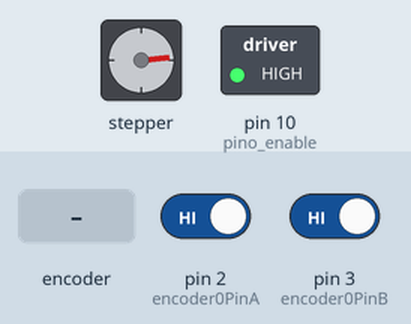
The sketch below on a simulated Arduino Uno, built with avr-gcc and run on an emulated ATmega328P. On the bench: stepper motor, switched loads named in the sketch (green lamp = pin HIGH). The inputs (shaded band) are chosen by the test bench; at power-on: pin 2 (encoder0PinA) HIGH, pin 3 (encoder0PinB) HIGH. Stepper angles assume 200 steps per turn; what the sketch prints to the serial monitor is not drawn.

Above: at 1.2 s.
1.3 s: rotary encoder on pin 2 (encoder0PinA) / pin 3 (encoder0PinB) turned 2 steps (second pin leading)
At 1.65 s:
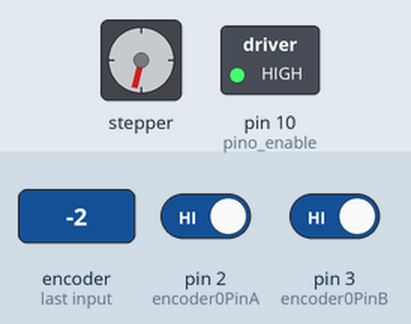
4.3 s: rotary encoder on pin 2 (encoder0PinA) / pin 3 (encoder0PinB) turned 3 steps (first pin leading)
At 4.65 s:
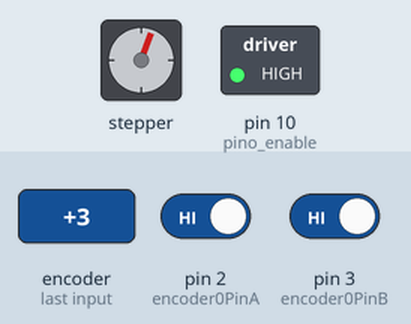
Timing chart, 0 to 13.9 s (numbered marks = the images above; inputs shaded):
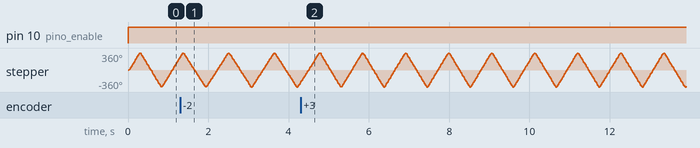

The sketch:

Integra__o_motor_encoder.ino
```cpp
 #include <AccelStepper.h>
int velocidade_motor = 1000;
int aceleracao_motor = 32000;
bool aux = 0;

int temp, counter = 0; //This variable will increase or decrease depending on the rotation of encoder

// Definicao pino ENABLE
int pino_enable = 10;

// Definicao pinos STEP e DIR
AccelStepper motor1(1,7,4 );

 int val;
 int encoder0PinA = 2;
 int encoder0PinB = 3;
 int encoder0Pos = 0;
 int encoder0PinALast = LOW;
 int n = LOW;
 int fimcurso_direita = 11;
 int fimcurso_esquerda = 12;

 void setup() {
  Serial.begin(9600);
  pinMode(pino_enable, OUTPUT);
  // Configuracoes iniciais motor de passo
  motor1.setMaxSpeed(velocidade_motor);
  motor1.setSpeed(velocidade_motor);
  motor1.setAcceleration(aceleracao_motor);

  pinMode(fimcurso_direita, INPUT_PULLUP); //DEFINE O PINO COMO ENTRADA
  pinMode(fimcurso_esquerda, INPUT_PULLUP); //DEFINE O PINO COMO ENTRADA


  pinMode  (encoder0PinA,INPUT_PULLUP);
  pinMode (encoder0PinB,INPUT_PULLUP);

  //Setting up interrupt
  //A rising pulse from encodenren activated ai0(). AttachInterrupt 0 is DigitalPin nr 2 on moust Arduino.
  attachInterrupt(0, ai0, RISING);


  //B rising pulse from encodenren activated ai1(). AttachInterrupt 1 is DigitalPin nr 3 on moust Arduino.
  attachInterrupt(1, ai1, RISING);

  Serial.begin (115200);
 }

 void loop() {

  /*##########ENCODER##########*/
  /* n = digitalRead(encoder0PinA);
   if ((encoder0PinALast == LOW) && (n == HIGH)) {
     if (digitalRead(encoder0PinB) == LOW) {
       encoder0Pos--;
     } else {
       encoder0Pos++;
     }
     Serial.print(encoder0Pos);
     Serial.print('\n');
   }
   encoder0PinALast = n;
*/

 // Send the value of counter
  if( counter != temp ){
 // Serial.println (counter);
  temp = counter;
  }
  Serial.println (counter);


  /*##########MOTOR##########*/
  //Desabilita o movimento
  digitalWrite(pino_enable, HIGH);

  // Move o motor no sentido horario
  if (aux == 0 && motor1.isRunning() != 1){
    motor1.moveTo(200);
    aux = 1;
  }
  // Move o motor no sentido anti-horario
  if (aux == 1 && motor1.isRunning() != 1)
  {
    motor1.moveTo(-200);
    aux = 0;
  }
  // Comando para acionar o motor no sentido especificado
  motor1.run();
 }


   void ai0() {
  // ai0 is activated if DigitalPin nr 2 is going from LOW to HIGH
  // Check pin 3 to determine the direction
  if(digitalRead(3)==LOW) {
  counter++;
  }else{
  counter--;
  }
  }

  void ai1() {
  // ai0 is activated if DigitalPin nr 3 is going from LOW to HIGH
  // Check with pin 2 to determine the direction
  if(digitalRead(2)==LOW) {
  counter--;
  }else{
  counter++;
  }
  }
```
